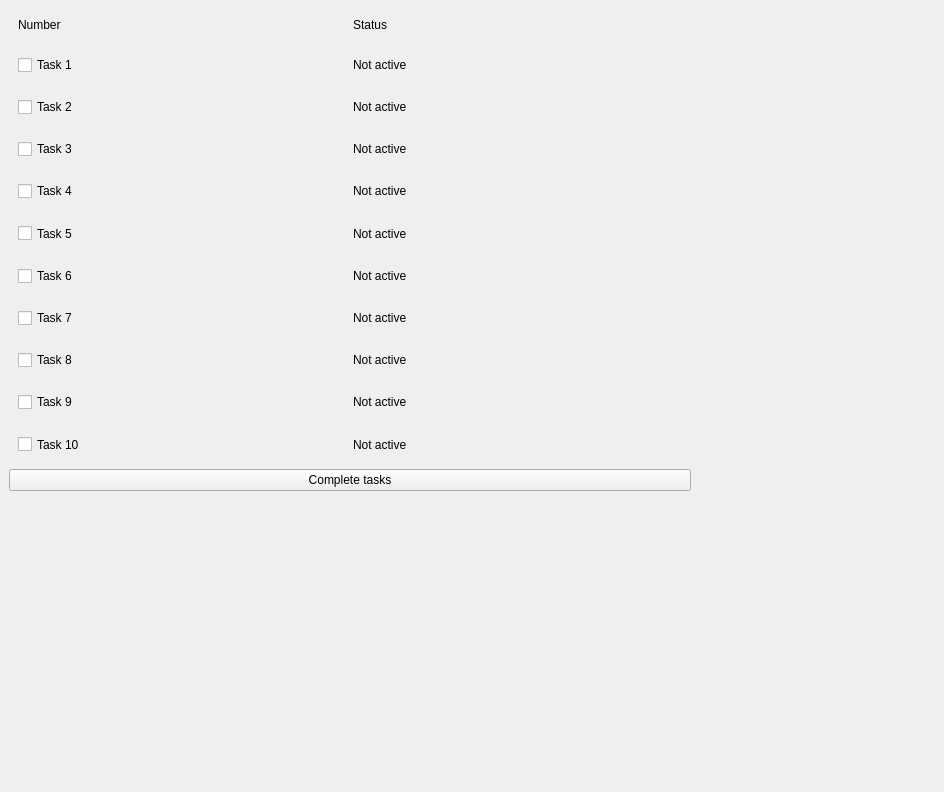
<?xml version="1.0" encoding="UTF-8"?>
<ui version="4.0">
 <class>MainWindow</class>
 <widget class="QMainWindow" name="MainWindow">
  <property name="geometry">
   <rect>
    <x>0</x>
    <y>0</y>
    <width>944</width>
    <height>792</height>
   </rect>
  </property>
  <property name="sizePolicy">
   <sizepolicy hsizetype="Expanding" vsizetype="Expanding">
    <horstretch>0</horstretch>
    <verstretch>0</verstretch>
   </sizepolicy>
  </property>
  <property name="windowTitle">
   <string>MainWindow</string>
  </property>
  <widget class="QWidget" name="widget">
   <property name="sizePolicy">
    <sizepolicy hsizetype="Fixed" vsizetype="Fixed">
     <horstretch>0</horstretch>
     <verstretch>0</verstretch>
    </sizepolicy>
   </property>
   <property name="minimumSize">
    <size>
     <width>700</width>
     <height>500</height>
    </size>
   </property>
   <property name="maximumSize">
    <size>
     <width>500</width>
     <height>400</height>
    </size>
   </property>
   <layout class="QVBoxLayout" name="verticalLayout">
    <item>
     <widget class="QWidget" name="widget_header" native="true">
      <layout class="QHBoxLayout" name="horizontalLayout_4">
       <item>
        <widget class="QLabel" name="label_Number">
         <property name="text">
          <string>Number</string>
         </property>
        </widget>
       </item>
       <item>
        <widget class="QLabel" name="label_Status">
         <property name="text">
          <string>Status</string>
         </property>
        </widget>
       </item>
      </layout>
     </widget>
    </item>
    <item>
     <widget class="QWidget" name="widget_1" native="true">
      <property name="sizePolicy">
       <sizepolicy hsizetype="Preferred" vsizetype="Preferred">
        <horstretch>0</horstretch>
        <verstretch>0</verstretch>
       </sizepolicy>
      </property>
      <layout class="QHBoxLayout" name="horizontalLayout">
       <item>
        <widget class="QCheckBox" name="checkBox_1">
         <property name="text">
          <string>Task 1</string>
         </property>
        </widget>
       </item>
       <item>
        <widget class="QLabel" name="label_status_1">
         <property name="text">
          <string>Not active</string>
         </property>
        </widget>
       </item>
      </layout>
     </widget>
    </item>
    <item>
     <widget class="QWidget" name="widget_2" native="true">
      <layout class="QHBoxLayout" name="horizontalLayout_6">
       <item>
        <widget class="QCheckBox" name="checkBox_2">
         <property name="text">
          <string>Task 2</string>
         </property>
        </widget>
       </item>
       <item>
        <widget class="QLabel" name="label_status_2">
         <property name="text">
          <string>Not active</string>
         </property>
        </widget>
       </item>
      </layout>
     </widget>
    </item>
    <item>
     <widget class="QWidget" name="widget_3" native="true">
      <layout class="QHBoxLayout" name="horizontalLayout_5">
       <item>
        <widget class="QCheckBox" name="checkBox_3">
         <property name="text">
          <string>Task 3</string>
         </property>
        </widget>
       </item>
       <item>
        <widget class="QLabel" name="label_status_3">
         <property name="text">
          <string>Not active</string>
         </property>
        </widget>
       </item>
      </layout>
     </widget>
    </item>
    <item>
     <widget class="QWidget" name="widget_4" native="true">
      <layout class="QHBoxLayout" name="horizontalLayout_7">
       <item>
        <widget class="QCheckBox" name="checkBox_4">
         <property name="text">
          <string>Task 4</string>
         </property>
        </widget>
       </item>
       <item>
        <widget class="QLabel" name="label_status_4">
         <property name="text">
          <string>Not active</string>
         </property>
        </widget>
       </item>
      </layout>
     </widget>
    </item>
    <item>
     <widget class="QWidget" name="widget_5" native="true">
      <layout class="QHBoxLayout" name="horizontalLayout_8">
       <item>
        <widget class="QCheckBox" name="checkBox_5">
         <property name="text">
          <string>Task 5</string>
         </property>
        </widget>
       </item>
       <item>
        <widget class="QLabel" name="label_status_5">
         <property name="text">
          <string>Not active</string>
         </property>
        </widget>
       </item>
      </layout>
     </widget>
    </item>
    <item>
     <widget class="QWidget" name="widget_6" native="true">
      <layout class="QHBoxLayout" name="horizontalLayout_9">
       <item>
        <widget class="QCheckBox" name="checkBox_6">
         <property name="text">
          <string>Task 6</string>
         </property>
        </widget>
       </item>
       <item>
        <widget class="QLabel" name="label_status_6">
         <property name="text">
          <string>Not active</string>
         </property>
        </widget>
       </item>
      </layout>
     </widget>
    </item>
    <item>
     <widget class="QWidget" name="widget_7" native="true">
      <layout class="QHBoxLayout" name="horizontalLayout_11">
       <item>
        <widget class="QCheckBox" name="checkBox_7">
         <property name="text">
          <string>Task 7</string>
         </property>
        </widget>
       </item>
       <item>
        <widget class="QLabel" name="label_status_7">
         <property name="text">
          <string>Not active</string>
         </property>
        </widget>
       </item>
      </layout>
     </widget>
    </item>
    <item>
     <widget class="QWidget" name="widget_8" native="true">
      <layout class="QHBoxLayout" name="horizontalLayout_14">
       <item>
        <widget class="QCheckBox" name="checkBox_8">
         <property name="text">
          <string>Task 8</string>
         </property>
        </widget>
       </item>
       <item>
        <widget class="QLabel" name="label_status_8">
         <property name="text">
          <string>Not active</string>
         </property>
        </widget>
       </item>
      </layout>
     </widget>
    </item>
    <item>
     <widget class="QWidget" name="widget_9" native="true">
      <layout class="QHBoxLayout" name="horizontalLayout_10">
       <item>
        <widget class="QCheckBox" name="checkBox_9">
         <property name="text">
          <string>Task 9</string>
         </property>
        </widget>
       </item>
       <item>
        <widget class="QLabel" name="label_status_9">
         <property name="text">
          <string>Not active</string>
         </property>
        </widget>
       </item>
      </layout>
     </widget>
    </item>
    <item>
     <widget class="QWidget" name="widget_10" native="true">
      <layout class="QHBoxLayout" name="horizontalLayout_2">
       <item>
        <widget class="QCheckBox" name="checkBox_10">
         <property name="text">
          <string>Task 10</string>
         </property>
        </widget>
       </item>
       <item>
        <widget class="QLabel" name="label_status_10">
         <property name="text">
          <string>Not active</string>
         </property>
        </widget>
       </item>
      </layout>
     </widget>
    </item>
    <item>
     <widget class="QPushButton" name="pushButton">
      <property name="text">
       <string>Complete tasks</string>
      </property>
     </widget>
    </item>
   </layout>
  </widget>
  <widget class="QMenuBar" name="menubar">
   <property name="geometry">
    <rect>
     <x>0</x>
     <y>0</y>
     <width>944</width>
     <height>20</height>
    </rect>
   </property>
  </widget>
 </widget>
 <resources/>
 <connections/>
</ui>
